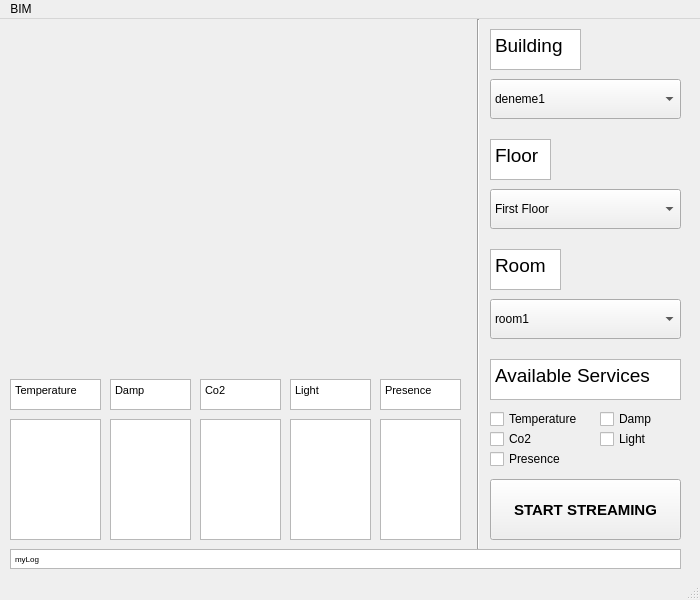
<?xml version="1.0" encoding="UTF-8"?>
<ui version="4.0">
 <class>MainWindow</class>
 <widget class="QMainWindow" name="MainWindow">
  <property name="geometry">
   <rect>
    <x>0</x>
    <y>0</y>
    <width>700</width>
    <height>600</height>
   </rect>
  </property>
  <property name="windowTitle">
   <string>Building Information Modeling</string>
  </property>
  <widget class="QWidget" name="centralwidget">
   <widget class="QComboBox" name="building">
    <property name="geometry">
     <rect>
      <x>490</x>
      <y>60</y>
      <width>191</width>
      <height>40</height>
     </rect>
    </property>
    <property name="minimumSize">
     <size>
      <width>181</width>
      <height>0</height>
     </size>
    </property>
    <property name="editable">
     <bool>false</bool>
    </property>
    <property name="currentText">
     <string>deneme1</string>
    </property>
    <item>
     <property name="text">
      <string>deneme1</string>
     </property>
    </item>
    <item>
     <property name="text">
      <string>deneme2</string>
     </property>
    </item>
   </widget>
   <widget class="Line" name="line">
    <property name="geometry">
     <rect>
      <x>470</x>
      <y>0</y>
      <width>16</width>
      <height>530</height>
     </rect>
    </property>
    <property name="orientation">
     <enum>Qt::Vertical</enum>
    </property>
   </widget>
   <widget class="QComboBox" name="floor">
    <property name="geometry">
     <rect>
      <x>490</x>
      <y>170</y>
      <width>191</width>
      <height>40</height>
     </rect>
    </property>
    <property name="minimumSize">
     <size>
      <width>181</width>
      <height>0</height>
     </size>
    </property>
    <property name="editable">
     <bool>false</bool>
    </property>
    <property name="currentText">
     <string>First Floor</string>
    </property>
    <item>
     <property name="text">
      <string>First Floor</string>
     </property>
    </item>
    <item>
     <property name="text">
      <string>Second Floor</string>
     </property>
    </item>
   </widget>
   <widget class="QTextEdit" name="buildingText">
    <property name="geometry">
     <rect>
      <x>490</x>
      <y>10</y>
      <width>91</width>
      <height>41</height>
     </rect>
    </property>
    <property name="html">
     <string>&lt;!DOCTYPE HTML PUBLIC &quot;-//W3C//DTD HTML 4.0//EN&quot; &quot;http://www.w3.org/TR/REC-html40/strict.dtd&quot;&gt;
&lt;html&gt;&lt;head&gt;&lt;meta name=&quot;qrichtext&quot; content=&quot;1&quot; /&gt;&lt;style type=&quot;text/css&quot;&gt;
p, li { white-space: pre-wrap; }
&lt;/style&gt;&lt;/head&gt;&lt;body style=&quot; font-family:'MS Shell Dlg 2'; font-size:7.8pt; font-weight:400; font-style:normal;&quot;&gt;
&lt;p style=&quot; margin-top:0px; margin-bottom:0px; margin-left:0px; margin-right:0px; -qt-block-indent:0; text-indent:0px;&quot;&gt;&lt;span style=&quot; font-size:14pt;&quot;&gt;Building&lt;/span&gt;&lt;/p&gt;&lt;/body&gt;&lt;/html&gt;</string>
    </property>
   </widget>
   <widget class="QTextBrowser" name="tempLog">
    <property name="geometry">
     <rect>
      <x>10</x>
      <y>400</y>
      <width>91</width>
      <height>121</height>
     </rect>
    </property>
   </widget>
   <widget class="QLabel" name="myWindow">
    <property name="geometry">
     <rect>
      <x>10</x>
      <y>0</y>
      <width>461</width>
      <height>351</height>
     </rect>
    </property>
    <property name="text">
     <string/>
    </property>
    <property name="pixmap">
     <pixmap>bim_sized.jpg</pixmap>
    </property>
   </widget>
   <widget class="QTextEdit" name="floorText">
    <property name="geometry">
     <rect>
      <x>490</x>
      <y>120</y>
      <width>61</width>
      <height>41</height>
     </rect>
    </property>
    <property name="html">
     <string>&lt;!DOCTYPE HTML PUBLIC &quot;-//W3C//DTD HTML 4.0//EN&quot; &quot;http://www.w3.org/TR/REC-html40/strict.dtd&quot;&gt;
&lt;html&gt;&lt;head&gt;&lt;meta name=&quot;qrichtext&quot; content=&quot;1&quot; /&gt;&lt;style type=&quot;text/css&quot;&gt;
p, li { white-space: pre-wrap; }
&lt;/style&gt;&lt;/head&gt;&lt;body style=&quot; font-family:'MS Shell Dlg 2'; font-size:7.8pt; font-weight:400; font-style:normal;&quot;&gt;
&lt;p style=&quot; margin-top:0px; margin-bottom:0px; margin-left:0px; margin-right:0px; -qt-block-indent:0; text-indent:0px;&quot;&gt;&lt;span style=&quot; font-size:14pt;&quot;&gt;Floor&lt;/span&gt;&lt;/p&gt;&lt;/body&gt;&lt;/html&gt;</string>
    </property>
   </widget>
   <widget class="QTextEdit" name="sensorText">
    <property name="geometry">
     <rect>
      <x>490</x>
      <y>340</y>
      <width>191</width>
      <height>41</height>
     </rect>
    </property>
    <property name="html">
     <string>&lt;!DOCTYPE HTML PUBLIC &quot;-//W3C//DTD HTML 4.0//EN&quot; &quot;http://www.w3.org/TR/REC-html40/strict.dtd&quot;&gt;
&lt;html&gt;&lt;head&gt;&lt;meta name=&quot;qrichtext&quot; content=&quot;1&quot; /&gt;&lt;style type=&quot;text/css&quot;&gt;
p, li { white-space: pre-wrap; }
&lt;/style&gt;&lt;/head&gt;&lt;body style=&quot; font-family:'MS Shell Dlg 2'; font-size:7.8pt; font-weight:400; font-style:normal;&quot;&gt;
&lt;p style=&quot; margin-top:0px; margin-bottom:0px; margin-left:0px; margin-right:0px; -qt-block-indent:0; text-indent:0px;&quot;&gt;&lt;span style=&quot; font-size:14pt;&quot;&gt;Available Services&lt;/span&gt;&lt;/p&gt;&lt;/body&gt;&lt;/html&gt;</string>
    </property>
   </widget>
   <widget class="QPushButton" name="streamButton">
    <property name="geometry">
     <rect>
      <x>490</x>
      <y>460</y>
      <width>191</width>
      <height>61</height>
     </rect>
    </property>
    <property name="font">
     <font>
      <pointsize>11</pointsize>
      <weight>75</weight>
      <italic>false</italic>
      <bold>true</bold>
      <underline>false</underline>
      <strikeout>false</strikeout>
     </font>
    </property>
    <property name="text">
     <string>START STREAMING</string>
    </property>
   </widget>
   <widget class="QComboBox" name="room">
    <property name="geometry">
     <rect>
      <x>490</x>
      <y>280</y>
      <width>191</width>
      <height>40</height>
     </rect>
    </property>
    <property name="minimumSize">
     <size>
      <width>181</width>
      <height>0</height>
     </size>
    </property>
    <property name="editable">
     <bool>false</bool>
    </property>
    <property name="currentText">
     <string>room1</string>
    </property>
    <item>
     <property name="text">
      <string>room1</string>
     </property>
    </item>
    <item>
     <property name="text">
      <string>room2</string>
     </property>
    </item>
   </widget>
   <widget class="QTextEdit" name="roomText">
    <property name="geometry">
     <rect>
      <x>490</x>
      <y>230</y>
      <width>71</width>
      <height>41</height>
     </rect>
    </property>
    <property name="html">
     <string>&lt;!DOCTYPE HTML PUBLIC &quot;-//W3C//DTD HTML 4.0//EN&quot; &quot;http://www.w3.org/TR/REC-html40/strict.dtd&quot;&gt;
&lt;html&gt;&lt;head&gt;&lt;meta name=&quot;qrichtext&quot; content=&quot;1&quot; /&gt;&lt;style type=&quot;text/css&quot;&gt;
p, li { white-space: pre-wrap; }
&lt;/style&gt;&lt;/head&gt;&lt;body style=&quot; font-family:'MS Shell Dlg 2'; font-size:7.8pt; font-weight:400; font-style:normal;&quot;&gt;
&lt;p style=&quot; margin-top:0px; margin-bottom:0px; margin-left:0px; margin-right:0px; -qt-block-indent:0; text-indent:0px;&quot;&gt;&lt;span style=&quot; font-size:14pt;&quot;&gt;Room&lt;/span&gt;&lt;/p&gt;&lt;/body&gt;&lt;/html&gt;</string>
    </property>
   </widget>
   <widget class="QTextBrowser" name="dampLog">
    <property name="geometry">
     <rect>
      <x>110</x>
      <y>400</y>
      <width>81</width>
      <height>121</height>
     </rect>
    </property>
   </widget>
   <widget class="QTextBrowser" name="co2Log">
    <property name="geometry">
     <rect>
      <x>200</x>
      <y>400</y>
      <width>81</width>
      <height>121</height>
     </rect>
    </property>
   </widget>
   <widget class="QTextBrowser" name="lightLog">
    <property name="geometry">
     <rect>
      <x>290</x>
      <y>400</y>
      <width>81</width>
      <height>121</height>
     </rect>
    </property>
   </widget>
   <widget class="QTextBrowser" name="presenceLog">
    <property name="geometry">
     <rect>
      <x>380</x>
      <y>400</y>
      <width>81</width>
      <height>121</height>
     </rect>
    </property>
   </widget>
   <widget class="QTextEdit" name="tempText">
    <property name="geometry">
     <rect>
      <x>10</x>
      <y>360</y>
      <width>91</width>
      <height>31</height>
     </rect>
    </property>
    <property name="font">
     <font>
      <pointsize>8</pointsize>
      <weight>50</weight>
      <bold>false</bold>
     </font>
    </property>
    <property name="html">
     <string>&lt;!DOCTYPE HTML PUBLIC &quot;-//W3C//DTD HTML 4.0//EN&quot; &quot;http://www.w3.org/TR/REC-html40/strict.dtd&quot;&gt;
&lt;html&gt;&lt;head&gt;&lt;meta name=&quot;qrichtext&quot; content=&quot;1&quot; /&gt;&lt;style type=&quot;text/css&quot;&gt;
p, li { white-space: pre-wrap; }
&lt;/style&gt;&lt;/head&gt;&lt;body style=&quot; font-family:'MS Shell Dlg 2'; font-size:8pt; font-weight:400; font-style:normal;&quot;&gt;
&lt;p style=&quot; margin-top:0px; margin-bottom:0px; margin-left:0px; margin-right:0px; -qt-block-indent:0; text-indent:0px;&quot;&gt;Temperature&lt;/p&gt;&lt;/body&gt;&lt;/html&gt;</string>
    </property>
   </widget>
   <widget class="QTextEdit" name="dampText">
    <property name="geometry">
     <rect>
      <x>110</x>
      <y>360</y>
      <width>81</width>
      <height>31</height>
     </rect>
    </property>
    <property name="font">
     <font>
      <pointsize>8</pointsize>
      <weight>50</weight>
      <bold>false</bold>
     </font>
    </property>
    <property name="html">
     <string>&lt;!DOCTYPE HTML PUBLIC &quot;-//W3C//DTD HTML 4.0//EN&quot; &quot;http://www.w3.org/TR/REC-html40/strict.dtd&quot;&gt;
&lt;html&gt;&lt;head&gt;&lt;meta name=&quot;qrichtext&quot; content=&quot;1&quot; /&gt;&lt;style type=&quot;text/css&quot;&gt;
p, li { white-space: pre-wrap; }
&lt;/style&gt;&lt;/head&gt;&lt;body style=&quot; font-family:'MS Shell Dlg 2'; font-size:8pt; font-weight:400; font-style:normal;&quot;&gt;
&lt;p style=&quot; margin-top:0px; margin-bottom:0px; margin-left:0px; margin-right:0px; -qt-block-indent:0; text-indent:0px;&quot;&gt;Damp&lt;/p&gt;&lt;/body&gt;&lt;/html&gt;</string>
    </property>
   </widget>
   <widget class="QTextEdit" name="co2Text">
    <property name="geometry">
     <rect>
      <x>200</x>
      <y>360</y>
      <width>81</width>
      <height>31</height>
     </rect>
    </property>
    <property name="font">
     <font>
      <pointsize>8</pointsize>
      <weight>50</weight>
      <bold>false</bold>
     </font>
    </property>
    <property name="html">
     <string>&lt;!DOCTYPE HTML PUBLIC &quot;-//W3C//DTD HTML 4.0//EN&quot; &quot;http://www.w3.org/TR/REC-html40/strict.dtd&quot;&gt;
&lt;html&gt;&lt;head&gt;&lt;meta name=&quot;qrichtext&quot; content=&quot;1&quot; /&gt;&lt;style type=&quot;text/css&quot;&gt;
p, li { white-space: pre-wrap; }
&lt;/style&gt;&lt;/head&gt;&lt;body style=&quot; font-family:'MS Shell Dlg 2'; font-size:8pt; font-weight:400; font-style:normal;&quot;&gt;
&lt;p style=&quot; margin-top:0px; margin-bottom:0px; margin-left:0px; margin-right:0px; -qt-block-indent:0; text-indent:0px;&quot;&gt;Co2&lt;/p&gt;&lt;/body&gt;&lt;/html&gt;</string>
    </property>
   </widget>
   <widget class="QTextEdit" name="LightText">
    <property name="geometry">
     <rect>
      <x>290</x>
      <y>360</y>
      <width>81</width>
      <height>31</height>
     </rect>
    </property>
    <property name="font">
     <font>
      <pointsize>8</pointsize>
      <weight>50</weight>
      <bold>false</bold>
     </font>
    </property>
    <property name="html">
     <string>&lt;!DOCTYPE HTML PUBLIC &quot;-//W3C//DTD HTML 4.0//EN&quot; &quot;http://www.w3.org/TR/REC-html40/strict.dtd&quot;&gt;
&lt;html&gt;&lt;head&gt;&lt;meta name=&quot;qrichtext&quot; content=&quot;1&quot; /&gt;&lt;style type=&quot;text/css&quot;&gt;
p, li { white-space: pre-wrap; }
&lt;/style&gt;&lt;/head&gt;&lt;body style=&quot; font-family:'MS Shell Dlg 2'; font-size:8pt; font-weight:400; font-style:normal;&quot;&gt;
&lt;p style=&quot; margin-top:0px; margin-bottom:0px; margin-left:0px; margin-right:0px; -qt-block-indent:0; text-indent:0px;&quot;&gt;Light&lt;/p&gt;&lt;/body&gt;&lt;/html&gt;</string>
    </property>
   </widget>
   <widget class="QTextEdit" name="presenceText">
    <property name="geometry">
     <rect>
      <x>380</x>
      <y>360</y>
      <width>81</width>
      <height>31</height>
     </rect>
    </property>
    <property name="font">
     <font>
      <pointsize>8</pointsize>
      <weight>50</weight>
      <bold>false</bold>
     </font>
    </property>
    <property name="html">
     <string>&lt;!DOCTYPE HTML PUBLIC &quot;-//W3C//DTD HTML 4.0//EN&quot; &quot;http://www.w3.org/TR/REC-html40/strict.dtd&quot;&gt;
&lt;html&gt;&lt;head&gt;&lt;meta name=&quot;qrichtext&quot; content=&quot;1&quot; /&gt;&lt;style type=&quot;text/css&quot;&gt;
p, li { white-space: pre-wrap; }
&lt;/style&gt;&lt;/head&gt;&lt;body style=&quot; font-family:'MS Shell Dlg 2'; font-size:8pt; font-weight:400; font-style:normal;&quot;&gt;
&lt;p style=&quot; margin-top:0px; margin-bottom:0px; margin-left:0px; margin-right:0px; -qt-block-indent:0; text-indent:0px;&quot;&gt;Presence&lt;/p&gt;&lt;/body&gt;&lt;/html&gt;</string>
    </property>
   </widget>
   <widget class="QCheckBox" name="temperature">
    <property name="geometry">
     <rect>
      <x>490</x>
      <y>390</y>
      <width>111</width>
      <height>20</height>
     </rect>
    </property>
    <property name="text">
     <string>Temperature</string>
    </property>
   </widget>
   <widget class="QCheckBox" name="damp">
    <property name="geometry">
     <rect>
      <x>600</x>
      <y>390</y>
      <width>81</width>
      <height>20</height>
     </rect>
    </property>
    <property name="text">
     <string>Damp</string>
    </property>
   </widget>
   <widget class="QCheckBox" name="co2">
    <property name="geometry">
     <rect>
      <x>490</x>
      <y>410</y>
      <width>81</width>
      <height>20</height>
     </rect>
    </property>
    <property name="text">
     <string>Co2</string>
    </property>
   </widget>
   <widget class="QCheckBox" name="light">
    <property name="geometry">
     <rect>
      <x>600</x>
      <y>410</y>
      <width>81</width>
      <height>20</height>
     </rect>
    </property>
    <property name="text">
     <string>Light</string>
    </property>
   </widget>
   <widget class="QCheckBox" name="presence">
    <property name="geometry">
     <rect>
      <x>490</x>
      <y>430</y>
      <width>81</width>
      <height>20</height>
     </rect>
    </property>
    <property name="text">
     <string>Presence</string>
    </property>
   </widget>
   <widget class="QTextEdit" name="myLog">
    <property name="geometry">
     <rect>
      <x>10</x>
      <y>530</y>
      <width>671</width>
      <height>20</height>
     </rect>
    </property>
    <property name="font">
     <font>
      <pointsize>8</pointsize>
      <weight>50</weight>
      <bold>false</bold>
     </font>
    </property>
    <property name="html">
     <string>&lt;!DOCTYPE HTML PUBLIC &quot;-//W3C//DTD HTML 4.0//EN&quot; &quot;http://www.w3.org/TR/REC-html40/strict.dtd&quot;&gt;
&lt;html&gt;&lt;head&gt;&lt;meta name=&quot;qrichtext&quot; content=&quot;1&quot; /&gt;&lt;style type=&quot;text/css&quot;&gt;
p, li { white-space: pre-wrap; }
&lt;/style&gt;&lt;/head&gt;&lt;body style=&quot; font-family:'MS Shell Dlg 2'; font-size:8pt; font-weight:400; font-style:normal;&quot;&gt;
&lt;p style=&quot; margin-top:0px; margin-bottom:0px; margin-left:0px; margin-right:0px; -qt-block-indent:0; text-indent:0px;&quot;&gt;&lt;span style=&quot; font-size:6pt;&quot;&gt;myLog&lt;/span&gt;&lt;/p&gt;&lt;/body&gt;&lt;/html&gt;</string>
    </property>
   </widget>
  </widget>
  <widget class="QMenuBar" name="menubar">
   <property name="geometry">
    <rect>
     <x>0</x>
     <y>0</y>
     <width>700</width>
     <height>26</height>
    </rect>
   </property>
   <widget class="QMenu" name="menuBIM">
    <property name="title">
     <string>BIM</string>
    </property>
   </widget>
   <addaction name="menuBIM"/>
  </widget>
  <widget class="QStatusBar" name="statusbar"/>
 </widget>
 <resources/>
 <connections/>
</ui>
